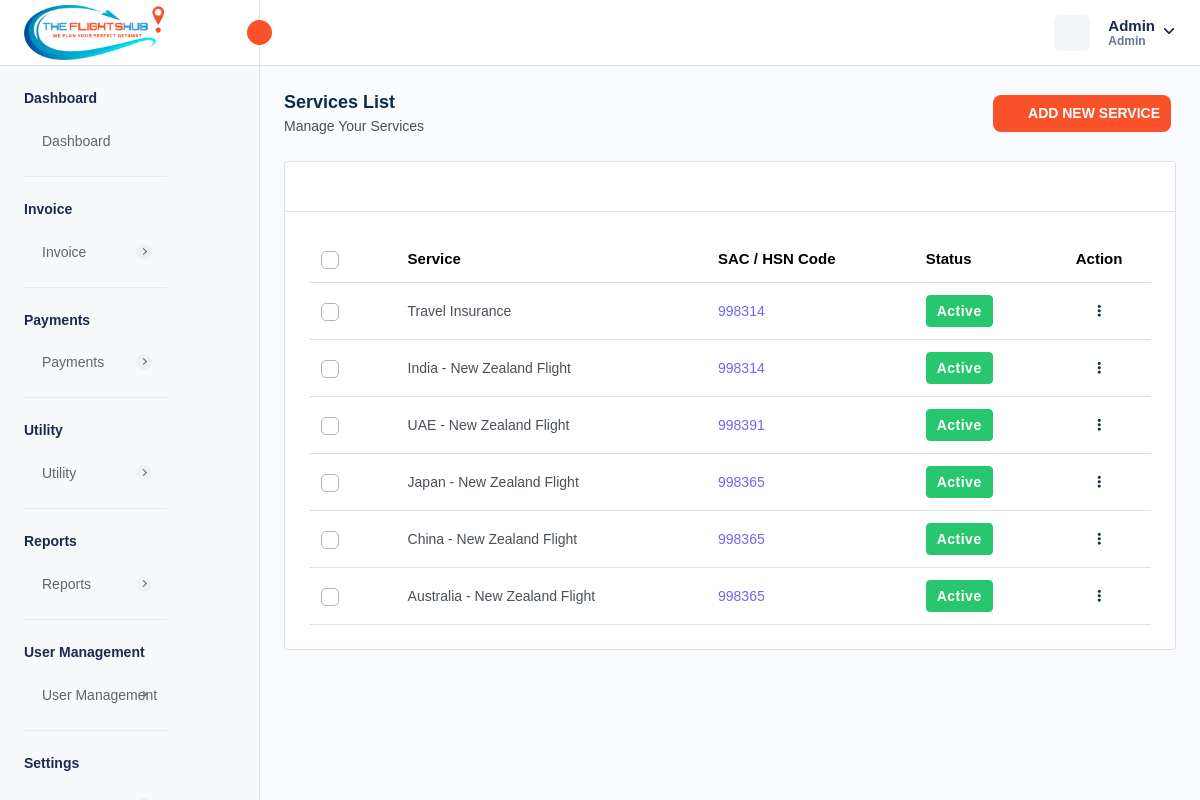
Before: /services.php (signed in) with the older database file.
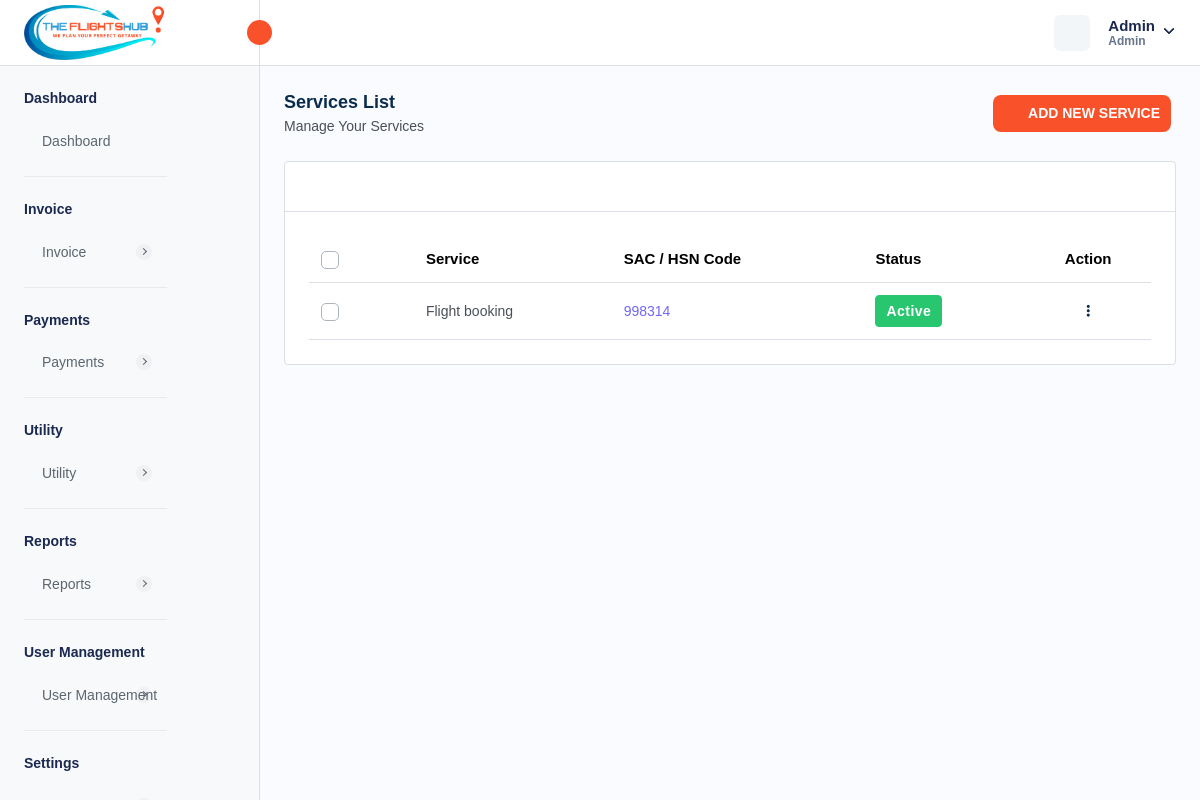
After: the same page with the newer database file.
### tables this page shows
CREATE TABLE `company_settings` (
  `company_id` int NOT NULL AUTO_INCREMENT,
  `company_name` varchar(255) DEFAULT NULL,
  `company_email` varchar(255) DEFAULT NULL,
  `company_phone` varchar(20) DEFAULT NULL,
  `company_website` varchar(255) DEFAULT NULL,
  `company_logo` varchar(255) DEFAULT NULL,
  `favicon` varchar(255) DEFAULT NULL,
  `address` text,
  `country` varchar(100) DEFAULT NULL,
  `state` varchar(100) DEFAULT NULL,
  `city` varchar(100) DEFAULT NULL,
  `postal_code` varchar(20) DEFAULT NULL,
  `gst_number` varchar(255) DEFAULT NULL,
  `bz_number` varchar(255) DEFAULT NULL,
  `created_at` timestamp NULL DEFAULT CURRENT_TIMESTAMP,
  `updated_at` timestamp NULL DEFAULT CURRENT_TIMESTAMP ON UPDATE CURRENT_TIMESTAMP,
  PRIMARY KEY (`company_id`)
);

CREATE TABLE `services` (
  `service_id` int NOT NULL AUTO_INCREMENT,
  `service_name` varchar(255) DEFAULT NULL,
  `sac_code` int DEFAULT NULL,
  `created_at` timestamp NULL DEFAULT CURRENT_TIMESTAMP,
  `update_at` timestamp NULL DEFAULT NULL ON UPDATE CURRENT_TIMESTAMP,
  `isActive` int DEFAULT '1',
  PRIMARY KEY (`service_id`)
);

### services.php (the view, shortened to what this page needs)
<?php
require "./database/config.php";
try {
    $stmtFetch = $db->prepare("SELECT * FROM services");
    $stmtFetch->execute();
    $services = $stmtFetch->get_result();
    $stmtFetchCompanySettings = $db->prepare("SELECT * FROM company_settings");
    $stmtFetchCompanySettings->execute();
    $companySettings = $stmtFetchCompanySettings->get_result()->fetch_array(MYSQLI_ASSOC);
} catch (Exception $e) {
    $_SESSION['error'] = $e;
}
?>
<!DOCTYPE html>
<html lang="en">
<head>
    <link rel="stylesheet" href="assets/css/bootstrap.min.css">
    <link rel="stylesheet" href="assets/css/animate.css">
    <link rel="stylesheet" href="assets/plugins/select2/css/select2.min.css">
    <link rel="stylesheet" href="assets/css/dataTables.bootstrap5.min.css">
    <link rel="stylesheet" href="assets/css/bootstrap-datetimepicker.min.css">
    <link rel="stylesheet" href="assets/plugins/summernote/summernote-bs4.min.css">
    <link rel="stylesheet" href="assets/plugins/fontawesome/css/fontawesome.min.css">
    <link rel="stylesheet" href="assets/plugins/fontawesome/css/all.min.css">
    <link rel="stylesheet" href="assets/css/style.css">
    <link rel="stylesheet" href="https://cdn.jsdelivr.net/npm/notyf@3/notyf.min.css" />
</head>
<body>
    <div class="main-wrapper">
        <div class="header">
            <?php require_once("header.php"); ?>
        </div>
        <div class="sidebar" id="sidebar">
            <?php require_once("sidebar.php"); ?>
        </div>
        <div class="page-wrapper">
            <div class="content">
                <div class="page-header">
                    <div class="add-item d-flex">
                        <div class="page-title">
                            <h4>Services List</h4>
                            <h6>Manage Your Services</h6>
                        </div>
                    </div>
                    <?php if ($isAdmin || hasPermission('Add Service', $privileges, $roleData['0']['role_name'])): ?>
                        <div class="page-btn">
                            <a href="#" class="btn btn-added" data-bs-toggle="modal" data-bs-target="#add-units"><i
                                    data-feather="plus-circle" class="me-2"></i>Add New Service</a>
                        </div>
                    <?php endif; ?>
                </div>
                <div class="card table-list-card">
                    <div class="card-body">
                        <div class="table-top">
                            <div class="search-set">
                                <div class="search-input">
                                    <a href="" class="btn btn-searchset"></a>
                                </div>
                            </div>
                        </div>
                        <div class="table-responsive">
                            <table class="table datanew">
                                <thead>
                                    <tr>
                                        <th class="no-sort">
                                            <label class="checkboxs">
                                                <span class="checkmarks"></span>
                                            </label>
                                        </th>
                                        <th>Service</th>
                                        <th>SAC / HSN Code</th>
                                        <th>Status</th>
                                        <th class="no-sort text-center">Action</th>
                                    </tr>
                                </thead>
                                <tbody>
                                    <?php foreach ($services->fetch_all(MYSQLI_ASSOC) as $service) { ?>
                                        <tr>
                                            <td>
                                                <label class="checkboxs">
                                                    <span class="checkmarks"></span>
                                                </label>
                                            </td>
                                            <td><?php echo $service['service_name'] ?></td>
                                            <td class="ref-number"><?php echo $service['sac_code'] ?></td>
                                            <td>
                                                <?php if ($service['isActive'] == 1) { ?>
                                                    <span class="badge badge-lg bg-success">Active</span>
                                                <?php } else { ?>
                                                    <span class="badge badge-lg bg-danger">Inactive</span>
                                                <?php } ?>
                                            </td>
                                            <td class="text-center">
                                                <a class="action-set" href="javascript:void(0);" data-bs-toggle="dropdown"
                                                    aria-expanded="true">
                                                    <i class="fa fa-ellipsis-v" aria-hidden="true"></i>
                                                </a>
                                            </td>
                                        </tr>
                                    <?php } ?>
                                </tbody>
                            </table>
                        </div>
                    </div>
                </div>
            </div>
        </div>
    </div>
</body>
</html>

### header.php (shortened to what this page needs)
<div class="header">
    <div class="header-left active">
        <a href="admin-dashboard.php" class="logo logo-normal">
            <img src="<?= isset($companySettings['company_logo']) ? $companySettings['company_logo'] : "assets/img/logo/vis-logo.png" ?>" alt="" />
        </a>
        <a id="toggle_btn" href="javascript:void(0);">
            <i data-feather="chevrons-left" class="feather-16"></i>
        </a>
    </div>
    <ul class="nav user-menu">
        <li class="nav-item nav-item-box">
            <a href="javascript:void(0);" id="btnFullscreen">
            </a>
        </li>
        <li class="nav-item dropdown has-arrow main-drop">
            <a href="javascript:void(0);" class="dropdown-toggle nav-link userset" data-bs-toggle="dropdown">
                <span class="user-info">
                    <span class="user-detail">
                        <span
                            class="user-name"><?php echo isset($_SESSION['admin_name']) ? $_SESSION['admin_name'] : "Vibrantick" ?></span>
                        <span class="user-role"><?php echo isset($_SESSION['admin_role']) ? $_SESSION['admin_role'] : "Admin"  ?></span>
                    </span>
                </span>
            </a>
        </li>
    </ul>
</div>

### sidebar.php (shortened to what this page needs)
<?php
$adminId = base64_decode($_SESSION['admin_id']) ?? null;
try {
    $roleId = null;
    if (isset($adminId)) {
        $stmtAdmin = $db->prepare("SELECT admin_role FROM admin WHERE admin_id = ?");
        $stmtAdmin->bind_param('i', $adminId);
        $stmtAdmin->execute();
        $adminResponse = $stmtAdmin->get_result()->fetch_all(MYSQLI_ASSOC);
        if ($adminResponse) {
            $roleId = $adminResponse['0']['admin_role'];
        } else {
            $_SESSION['error'] = "Admin not found for ID: " . $adminId;
            header('Location: index.php');
            exit();
        }
    } else {
        $_SESSION['error'] = "You must be logged in to access this page.";
        header('Location: index.php');
        exit();
    }
    $stmtRolesData = $db->prepare("SELECT * FROM roles WHERE role_id = ?");
    $stmtRolesData->bind_param('i', $roleId);
    $stmtRolesData->execute();
    $roleData = $stmtRolesData->get_result()->fetch_all(MYSQLI_ASSOC);
    $stmtPrivileges = $db->prepare("
        SELECT p.permission_name
        FROM permissions p
        JOIN role_permissions rp ON p.permission_id = rp.permission_id
        WHERE rp.role_id = ?
    ");
    $stmtPrivileges->bind_param('i', $roleId);
    $stmtPrivileges->execute();
    $privileges = $stmtPrivileges->get_result()->fetch_all(MYSQLI_ASSOC);
    $privileges = array_column($privileges, 'permission_name');
} catch (Exception $e) {
    $_SESSION['error'] = "Database error: " . $e->getMessage();
    header('Location: index.php');
    exit();
}
$isAdmin = strtolower($roleData['0']['role_name']) === 'admin';
?>
<div class="sidebar-inner slimscroll">
    <div id="sidebar-menu" class="sidebar-menu">
        <ul>
            <?php if ($isAdmin || hasPermission('Dashboard', $privileges, $roleData['0']['role_name'])): ?>
                <li class="submenu-open">
                    <h6 class="submenu-hdr">Dashboard</h6>
                    <ul>
                        <li>
                            <a href="admin-dashboard.php"><i data-feather="grid"></i><span>Dashboard</span></a>
                        </li>
                    </ul>
                </li>
            <?php endif; ?>
            <?php if ($isAdmin || hasPermission('Invoice', $privileges, $roleData['0']['role_name'])): ?>
                <li class="submenu-open">
                    <h6 class="submenu-hdr">Invoice</h6>
                    <ul>
                        <li class="submenu">
                            <a href="javascript:void(0);"><i data-feather="file-text"></i><span>Invoice</span><span
                                    class="menu-arrow"></span></a>
                        </li>
                    </ul>
                </li>
            <?php endif; ?>
            <?php if ($isAdmin || hasPermission('Payments', $privileges, $roleData['0']['role_name'])): ?>
                <li class="submenu-open">
                    <h6 class="submenu-hdr">Payments</h6>
                    <ul>
                        <li class="submenu">
                            <a href="javascript:void(0);"><i data-feather="credit-card"></i><span>Payments</span><span
                                    class="menu-arrow"></span></a>
                        </li>
                    </ul>
                </li>
            <?php endif; ?>
            <?php if ($isAdmin || hasPermission('Utility', $privileges, $roleData['0']['role_name'])): ?>
                <li class="submenu-open">
                    <h6 class="submenu-hdr">Utility</h6>
                    <ul>
                        <li class="submenu">
                            <a href="javascript:void(0);"><i data-feather="tool"></i><span>Utility</span><span
                                    class="menu-arrow"></span></a>
                        </li>
                    </ul>
                </li>
            <?php endif; ?>
            <?php if ($isAdmin || hasPermission('Reports', $privileges, $roleData['0']['role_name'])): ?>
                <li class="submenu-open">
                    <h6 class="submenu-hdr">Reports</h6>
                    <ul>
                        <li class="submenu">
                            <a href="javascript:void(0);"><i data-feather="file-text"></i><span>Reports</span><span
                                    class="menu-arrow"></span></a>
                        </li>
                    </ul>
                </li>
            <?php endif; ?>
            <?php if ($isAdmin || hasPermission('User Management', $privileges, $roleData['0']['role_name'])): ?>
                <li class="submenu-open">
                    <h6 class="submenu-hdr">User Management</h6>
                    <ul>
                        <li class="submenu">
                            <a href="javascript:void(0);"><i data-feather="user-check"></i><span>User Management</span><span
                                    class="menu-arrow"></span></a>
                        </li>
                    </ul>
                </li>
            <?php endif; ?>
            <?php if ($isAdmin || hasPermission('Settings', $privileges, $roleData['0']['role_name'])): ?>
                <li class="submenu-open">
                    <h6 class="submenu-hdr">Settings</h6>
                    <ul>
                        <li class="submenu">
                            <a href="javascript:void(0);"><i data-feather="settings"></i><span>Settings</span></a>
                        </li>
                    </ul>
                </li>
            <?php endif; ?>
        </ul>
    </div>
</div>

Changed rows visible on the page:
removed services: service_name "India - New Zealand Flight", sac_code "998314", isActive "Active"
removed services: service_name "UAE - New Zealand Flight", sac_code "998391", isActive "Active"
removed services: service_name "Japan - New Zealand Flight", sac_code "998365", isActive "Active"
removed services: service_name "China - New Zealand Flight", sac_code "998365", isActive "Active"
removed services: service_name "Australia - New Zealand Flight", sac_code "998365", isActive "Active"
changed services: service_name "Travel Insurance" → "Flight booking"
